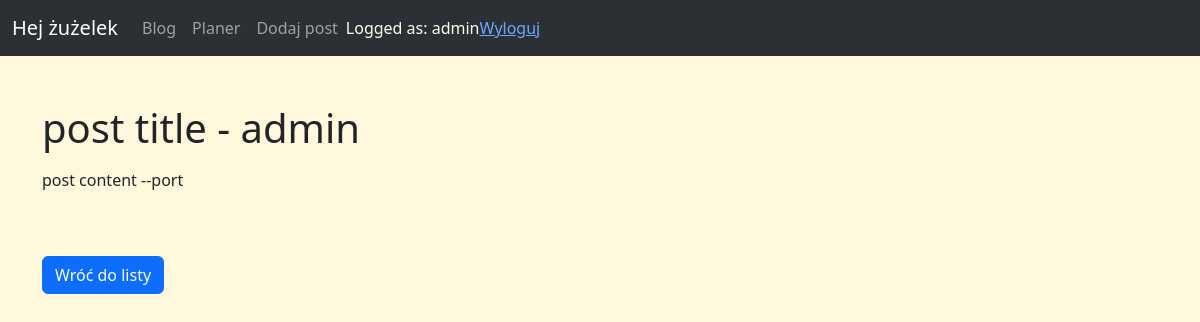
The page /blog/post/post-title (signed in) on the database its author committed.
### blog/models.py (models this page shows, shortened)
class Post(models.Model):
    title = models.CharField(max_length=255)
    author = models.ForeignKey(User, on_delete=models.CASCADE)
    slug = models.SlugField(null=True)
    body = models.TextField()
    created_at = models.DateTimeField(auto_now_add=True)
    updated_at = models.DateTimeField(auto_now=True)
    class Meta:
        ordering = ['-id']

### blog/views.py (the view)
# urls.py: path('post/<slug:slug>', postDetailsView.as_view(), name='details'),
class postDetailsView(LoginRequiredMixin, DetailView):
    model = Post
    template_name = 'blog/article_details.html'
    login_url = reverse_lazy('login')

### blog/templatetags/markdown_extras.py (called while the page is built)
@register.filter
def convert_markdown(value):
    return markdown.markdown(value, extensions=['markdown.extensions.fenced_code'])

### blog/templates/blog/article_details.html (shortened to what this page needs)
{% extends 'base.html' %}
{% load markdown_extras %}
{% block content %}
    <h1>{{ post.title }} - {{ post.author }}</h1>
    <p>{{ post.body | convert_markdown | safe }}</p>
    <br><br>
    <button type="button" class="btn btn-primary"><a href="{% url 'blog_home' %}">Wróć do listy</a></button>
{% endblock %}

### templates/base.html (shortened to what this page needs)
{% load static %}
<!doctype html>
<html lang="en">
  <head>
    <link href="https://cdn.jsdelivr.net/npm/bootstrap@5.3.0-alpha1/dist/css/bootstrap.min.css" rel="stylesheet">
    <link rel="stylesheet" href="{% static 'blogasek/styles.css' %}">
  </head>
  <body>
    <nav class="navbar navbar-expand-lg bg-body-tertiary bg-dark"  data-bs-theme="dark">
      <div class="container-fluid">
        <a class="navbar-brand" href="#">Hej żużelek</a>
        <div class="collapse navbar-collapse" id="navbarNavAltMarkup">
          <div class="navbar-nav">
            <a class="nav-link" aria-current="page" href="{% url 'blog_home' %}">Blog</a>
          </div>
          <div class="navbar-nav">
            <a class="nav-link" aria-current="page" href="{% url 'calendar_home' %}">Planer</a>
          </div>
          <div class="navbar-nav">
            <a class="nav-link" aria-current="page" href="{% url 'add_post' %}">Dodaj post</a>
          </div>
          {% if user.is_authenticated %}
              <div class="navbar-nav">
                Logged as: {{ user.username }}
                <a href="{% url 'logout' %}">Wyloguj</a>
              </div>
          {% else %}
              <div class="navbar-nav">
                  <a class="nav-link" href="{% url 'login' %}">Login</a>
              </div>
          {% endif %}
      </div>
    </nav>
    <div class="container main-content">
        {% block content %}
        {% endblock %}
    </div>
  </body>
</html>

### blog/static/blogasek/styles.css (style rules this page uses)
body { background-color: cornsilk; }
.main-content { margin-top: 3rem; }
.main-content > p { opacity: 1; }
button > a { text-decoration: none; color: white; }
nav { color: ivory; }

### rows shown on the page
Post: title "post title", author "admin", body|convert_markdown "post content --port"

### other values the page prints
{{ user.username }} "admin"
